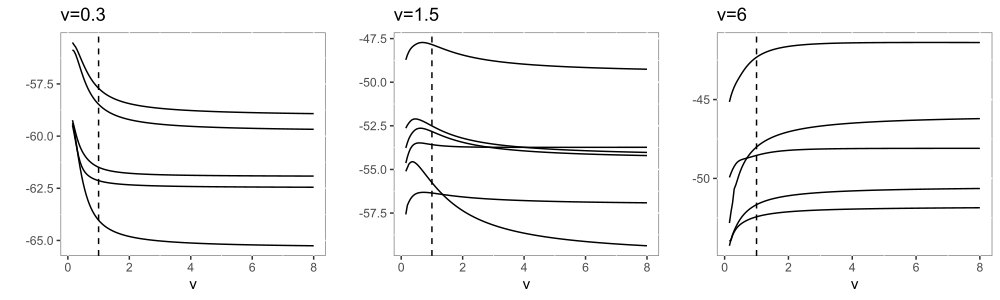

Reproduce this figure in R.
nugridd <- seq(0.15,8,0.05)
num_exp <- function(n_obs,s,n_out,df_stu,seeed,out_y="meth2"){
  set.seed(seeed)
  alpha <- 0
  # beta1 <- c(1, rep(0, 1))
  beta1 <- 1
  Sigma <- matrix(0, nrow = 1, ncol = 1)
  diag(Sigma) <- 1
  Ex <- cbind(MASS::mvrnorm(n_obs, rep(0, 1), Sigma))
  eta1 <- alpha + as.matrix(Ex) %*% (beta1)
  h_x_beta <- pt(eta1,s)
  y <- rbinom(n = n_obs,size = 1,prob = h_x_beta)
  dat2 <- data.frame(y,Ex)
  dat2$y <- as.factor(dat2$y)
  dat3 <- dat2
  
  nu_expl <- nugridd
  log_nu <- NULL
  i <- 1
  log_nu1 <- tryCatch(
    for (nu in nu_expl) {
      log_nu[i] <- logLik(glm(formula = y ~. , data = dat3, family = binomial(link = Gosset(nu)),maxit = 1000))
      i <- i+1
    },
    warning = 
      function(e){
        return(0)
      })
  # No models without convergence
  if(length(log_nu1) == 1 ){stop("")}
  
  log_nu <- NULL
  i <- 1
  for (nu in nu_expl) {
    log_nu[i] <- logLik(glm(formula = y ~. , data = dat3, family = binomial(link = Gosset(nu)),maxit = 1000))
    i <- i+1
  }
  
  # log_1 <- log_nu[nu_expl==1]
  # log_8 <- log_nu[nu_expl==8]
  
  # df_stu <- 8
  
  # if(log_1 > log_8){
  #   result_nu <- optimize(g_deviance, c(0.25, 1), maximum = T, dat3)
  #   df_stu_opt <- result_nu$maximum
  #   df_stu <- df_stu_opt
  # }
  
  return(list(
    log_nu = log_nu
    # df_stu = df_stu
  ))
}

A005coefs <- NULL
nsim <- 10
variable <- 20000
# for (s_stu in seq(0.5,4,0.3)) {
for (s_stu in c(0.3)) {
  # for (s_stu in seq(0.07,2,0.1)) {
  # outlier <- 0
  # s_stu <- 0.25
  # s_stu
  variable <- variable+1
  for (otro in 1:nsim) {
    # variable <- 1
    variable <- variable+1
    
    print(paste0(s_stu,"A",variable))
    
    mtry <- try(num_exp(n_obs = 100,s = s_stu,n_out = 0,df_stu = 0.8,seeed = variable))
    
    while (inherits(mtry, "try-error")) {
      variable <- variable+1
      print(paste0(s_stu,"A",variable))
      mtry <- try(num_exp(n_obs = 100,s = s_stu,n_out = 0,df_stu = 0.8,seeed = variable))
    } 
    
    mode1 <- mtry
    a2 <- data.frame(log_nu = mode1$log_nu)
    a2$grid <- nugridd
    a2$s_stu <- s_stu
    a2$variable <- variable
    A005coefs <- rbind(A005coefs,a2)
  }
}
A005coefs$v <- A005coefs$s_stu
plot03 <- ggplot(data = A005coefs,mapping = aes(x = grid, y = log_nu, group = factor(variable),
  color = factor(variable)
))+
  # ggplot(data = long_8[long_8$Ind %in% dat_r$Ind,],mapping = aes(x = variable, y = value, group = factor(Ind), color = outlier))+
  # geom_point()+
  geom_line() +
  # xlim(0.2,8)+
  geom_vline(xintercept = 1, linetype = 'dashed')+
  xlab("v") + ylab("Log-likelihood") + ggtitle("nu=0.3")+
  theme(panel.background = element_rect(fill = "white", colour = "grey50"),
    legend.key = element_rect(fill = "white")
    # legend.position = "none"
  ) 
plot03

# 0.3 ---------------------------------------------------------------------

A005coefs03 <- NULL
nsim <- 5
variable_i <- 0
variable_v <- c(10488,11856,10537,10869,20258)
# for (s_stu in seq(0.5,4,0.3)) {
for (s_stu in c(0.3)) {
  # variable <- variable+1
  for (otro in 1:nsim) {
    # variable <- 1
    variable_i <- variable_i+1
    variable <- variable_v[variable_i]
    
    print(paste0(s_stu,"A",variable))
    
    mtry <- try(num_exp(n_obs = 100,s = s_stu,n_out = 0,df_stu = 0.8,seeed = variable))
    
    while (inherits(mtry, "try-error")) {
      variable <- variable+1
      print(paste0(s_stu,"A",variable))
      mtry <- try(num_exp(n_obs = 100,s = s_stu,n_out = 0,df_stu = 0.8,seeed = variable))
    } 
    mode1 <- mtry
    a2 <- data.frame(log_nu = mode1$log_nu)
    a2$grid <- nugridd
    a2$s_stu <- s_stu
    a2$variable <- variable
    A005coefs03 <- rbind(A005coefs03,a2)
  }
}
A005coefs03$v <- A005coefs03$s_stu
head(A005coefs03)
plot03 <- ggplot(data = A005coefs03,mapping = aes(x = grid, y = log_nu, group = factor(variable)
  # color = factor(variable)
))+
  # ggplot(data = long_8[long_8$Ind %in% dat_r$Ind,],mapping = aes(x = variable, y = value, group = factor(Ind), color = outlier))+
  # geom_point()+
  geom_line() +
  # xlim(0.2,8)+
  geom_vline(xintercept = 1, linetype = 'dashed')+
  xlab("v") + 
  ylab("Log-likelihood") +
  ggtitle("v*=0.3")+
  theme(panel.background = element_rect(fill = "white", colour = "grey50"),
    legend.key = element_rect(fill = "white")
    # legend.position = "none"
  ) 
plot03

# 1.5 ---------------------------------------------------------------------

A005coefs15 <- NULL
nsim <- 6
variable_i <- 0
variable_v <- c(386,1558,1431,1356,10144,10080)
# for (s_stu in seq(0.5,4,0.3)) {
for (s_stu in c(1.5)) {
  # variable <- variable+1
  for (otro in 1:nsim) {
    # variable <- 1
    variable_i <- variable_i+1
    variable <- variable_v[variable_i]
    
    print(paste0(s_stu,"A",variable))
    
    mtry <- try(num_exp(n_obs = 100,s = s_stu,n_out = 0,df_stu = 0.8,seeed = variable))
    
    while (inherits(mtry, "try-error")) {
      variable <- variable+1
      print(paste0(s_stu,"A",variable))
      mtry <- try(num_exp(n_obs = 100,s = s_stu,n_out = 0,df_stu = 0.8,seeed = variable))
    } 
    mode1 <- mtry
    a2 <- data.frame(log_nu = mode1$log_nu)
    a2$grid <- nugridd
    a2$s_stu <- s_stu
    a2$variable <- variable
    A005coefs15 <- rbind(A005coefs15,a2)
  }
}
A005coefs15$v <- A005coefs15$s_stu
head(A005coefs15)
plot15 <- ggplot(data = A005coefs15,mapping = aes(x = grid, y = log_nu, group = factor(variable)
  # color = factor(variable)
))+
  # ggplot(data = long_8[long_8$Ind %in% dat_r$Ind,],mapping = aes(x = variable, y = value, group = factor(Ind), color = outlier))+
  # geom_point()+
  geom_line() +
  # xlim(0.2,8)+
  geom_vline(xintercept = 1, linetype = 'dashed')+
  xlab("v") + 
  ylab("Log-likelihood") +
  ggtitle("v*=1.5")+
  theme(panel.background = element_rect(fill = "white", colour = "grey50"),
    legend.key = element_rect(fill = "white")
    # legend.position = "none"
  ) 
plot15

# nu=6 --------------------------------------------------------------------

A005coefs6 <- NULL
nsim <- 5
variable_i <- 0
variable_v <- c(16,221,90,251,1013)
# for (s_stu in seq(0.5,4,0.3)) {
for (s_stu in c(6)) {
  # variable <- variable+1
  for (otro in 1:nsim) {
    # variable <- 1
    variable_i <- variable_i+1
    variable <- variable_v[variable_i]
    
    print(paste0(s_stu,"A",variable))
    
    mtry <- try(num_exp(n_obs = 100,s = s_stu,n_out = 0,df_stu = 0.8,seeed = variable))
    
    while (inherits(mtry, "try-error")) {
      variable <- variable+1
      print(paste0(s_stu,"A",variable))
      mtry <- try(num_exp(n_obs = 100,s = s_stu,n_out = 0,df_stu = 0.8,seeed = variable))
    } 
    mode1 <- mtry
    a2 <- data.frame(log_nu = mode1$log_nu)
    a2$grid <- nugridd
    a2$s_stu <- s_stu
    a2$variable <- variable
    A005coefs6 <- rbind(A005coefs6,a2)
  }
}
A005coefs6$v <- A005coefs6$s_stu
head(A005coefs6)
plot6 <- ggplot(data = A005coefs6,mapping = aes(x = grid, y = log_nu, group = factor(variable)
  # color = factor(variable)
))+
  # ggplot(data = long_8[long_8$Ind %in% dat_r$Ind,],mapping = aes(x = variable, y = value, group = factor(Ind), color = outlier))+
  # geom_point()+
  geom_line() +
  # xlim(0.2,8)+
  geom_vline(xintercept = 1, linetype = 'dashed')+
  xlab("v") +
  ylab("Log-likelihood") +
  ggtitle("v*=6")+
  theme(panel.background = element_rect(fill = "white", colour = "grey50"),
    legend.key = element_rect(fill = "white")
    # legend.position = "none"
  ) 
plot6
# 3*10
ggarrange(plot03, plot15, plot6, ncol = 3, nrow = 1) 

# tikz(file = "Selection nu.tex", standAlone=F,width = 7, height = 3)

# endoffile <- dev.off() 
